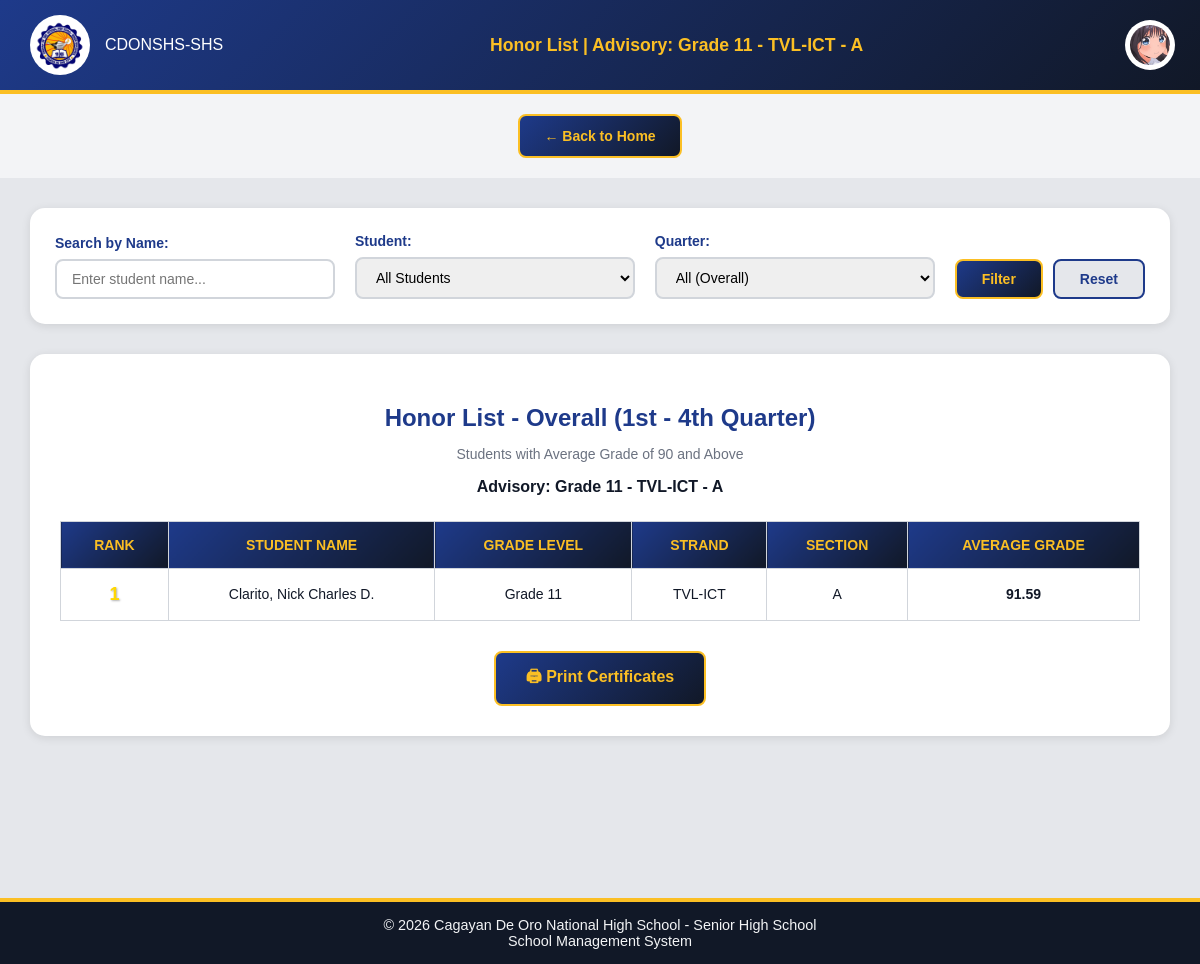
Before: /Website_Files/Teacher_Files/honor_list.php (signed in) with the older database file.
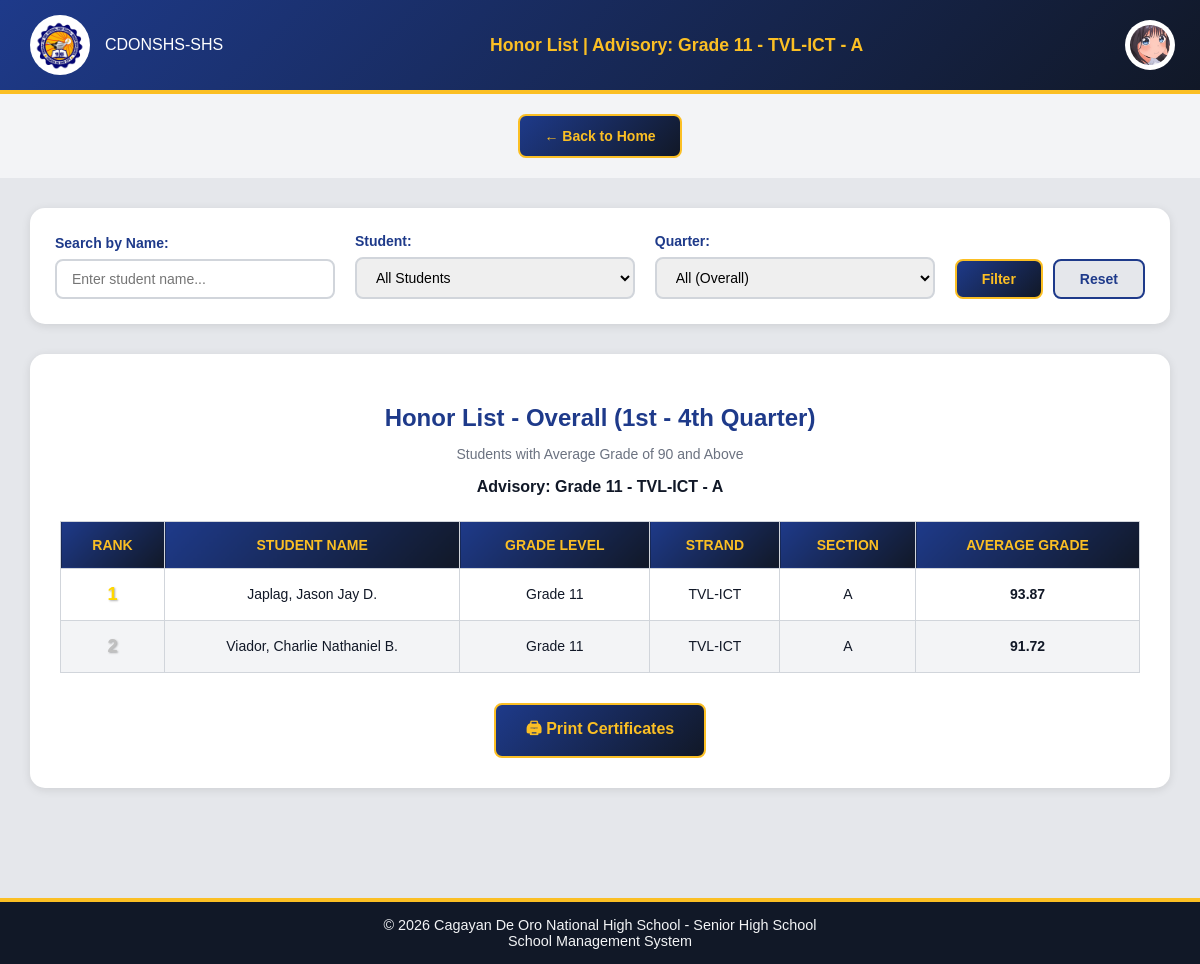
After: the same page with the newer database file.
### tables this page shows
CREATE TABLE `students` (
  `student_id` int(11) NOT NULL,
  `user_id` int(11) NOT NULL,
  `application_id` int(11) NOT NULL,
  `school_id` int(11) NOT NULL,
  `enrollment_status` enum('Active','Inactive','Graduated','Transferred') DEFAULT 'Active',
  `date_enrolled` date NOT NULL DEFAULT curdate(),
  `enlistment_status` enum('Not Enlisted','Pending','Enlisted','Rejected','Promoted') DEFAULT 'Not Enlisted',
  `school_year` varchar(9) DEFAULT NULL
);

CREATE TABLE `student_applications` (
  `application_id` int(11) NOT NULL,
  `first_name` varchar(100) NOT NULL,
  `last_name` varchar(100) NOT NULL,
  `middle_name` varchar(100) DEFAULT NULL,
  `extension_name` varchar(20) DEFAULT NULL,
  `lrn` varchar(12) NOT NULL,
  `date_of_birth` date NOT NULL,
  `gender` enum('male','female','other') NOT NULL,
  `civil_status` enum('single','married','divorced','widowed') NOT NULL,
  `house_number_street` varchar(255) NOT NULL,
  `barangay` varchar(100) NOT NULL,
  `city_municipality` varchar(100) NOT NULL,
  `province` varchar(100) NOT NULL,
  `contact_number` varchar(20) NOT NULL,
  `email` varchar(150) NOT NULL,
  `facebook_profile` varchar(255) DEFAULT NULL,
  `current_school` varchar(255) NOT NULL,
  `school_classification` enum('public','private') NOT NULL,
  `enrollment_type` enum('New','Transferee','Balik-Eskwela') NOT NULL DEFAULT 'New',
  `year_graduated` year(4) NOT NULL,
  `father_guardian_name` varchar(150) NOT NULL,
  `father_guardian_contact` varchar(20) NOT NULL,
  `mother_guardian_name` varchar(150) NOT NULL,
  `mother_guardian_contact` varchar(20) NOT NULL,
  `psa_birth_certificate` varchar(255) DEFAULT NULL,
  `form_138` varchar(255) DEFAULT NULL,
  `student_id_copy` varchar(255) DEFAULT NULL,
  `application_status` enum('Pending','Approved','Rejected') DEFAULT 'Pending',
  `remarks` text DEFAULT NULL,
  `date_submitted` timestamp NOT NULL DEFAULT current_timestamp(),
  `profile_image` varchar(255) DEFAULT NULL
);

### Back_End_Files/PHP_Files/honor_list_backend.php (called while the page is built, shortened)
<?php
include "../../Back_End_Files/PHP_Files/get_teacher_advisory.php";
$filter_quarter = isset($_GET['quarter']) ? trim($_GET['quarter']) : 'all';
if (!empty($advisorySectionId)) {
    if ($filter_quarter === 'all' || $filter_quarter === '') {
        $avgQuery = "
            SELECT
                s.student_id,
                sa.first_name,
                sa.last_name,
                sa.middle_name,
                ss.grade_level,
                st.strand_name,
                sec.section_name,
                AVG(ge.grade) as average_grade,
                COUNT(DISTINCT ge.quarter) as quarters_count,
                (SELECT COUNT(*) FROM student_subjects ss2 WHERE ss2.student_id = s.student_id AND ss2.status = 'Enrolled') as total_subjects,
                COUNT(DISTINCT ge.entry_id) as total_grades
            FROM students s
            INNER JOIN student_strand ss ON s.student_id = ss.student_id
            INNER JOIN student_applications sa ON s.application_id = sa.application_id
            INNER JOIN strands st ON ss.strand_id = st.strand_id
            INNER JOIN section sec ON ss.section_id = sec.section_id
            INNER JOIN grade_entry ge ON s.student_id = ge.student_id AND ge.grade_status = 'Approved'
            WHERE ss.section_id = ? AND s.enrollment_status = 'Active'
        ";
        $params = [$advisorySectionId];
        $types = "i";
        $avgQuery .= " GROUP BY s.student_id HAVING AVG(ge.grade) >= 90 AND COUNT(DISTINCT ge.quarter) = 4 ORDER BY average_grade DESC";
    }
    $avgStmt = $connection->prepare($avgQuery);
    $avgStmt->bind_param($types, ...$params);
    $avgStmt->execute();
    $honorList = $avgStmt->get_result()->fetch_all(MYSQLI_ASSOC);
}
switch ($filter_quarter) {
    default: $quarterLabel = 'Overall (1st - 4th Quarter)'; break;
}
?>

### Back_End_Files/PHP_Files/get_teacher_advisory.php (called while the page is built, shortened)
<?php
include "../../DB_Connection/Connection.php";
$getTeacher = $connection->prepare("
    SELECT t.teacher_id
    FROM teachers t
    WHERE t.school_id = ?
");
$getTeacher->bind_param("i", $_SESSION['school_id']);
$getTeacher->execute();
$teacherResult = $getTeacher->get_result()->fetch_assoc();
if ($teacherResult) {
    $teacher_id = $teacherResult['teacher_id'];
    $getAdvisory = $connection->prepare("
        SELECT
            ta.grade_level,
            ta.strand_id,
            ta.section_id,
            s.strand_name,
            sec.section_name
        FROM teacher_advisory ta
        JOIN strands s ON ta.strand_id = s.strand_id
        JOIN section sec ON ta.section_id = sec.section_id
        WHERE ta.teacher_id = ?
        LIMIT 1
    ");
    $getAdvisory->bind_param("i", $teacher_id);
    $getAdvisory->execute();
    $advisory = $getAdvisory->get_result()->fetch_assoc();
    if ($advisory) {
        $advisorySectionId = $advisory['section_id'];
    }
}
?>

### Website_Files/Teacher_Files/honor_list.php (the view, shortened to what the changed rows need)
<?php
include "../../DB_Connection/Connection.php";
include "../../Back_End_Files/PHP_Files/honor_list_backend.php";
?>
<!DOCTYPE html>
<html lang="en">
<head>
    <link rel="stylesheet" href="../../Design/main_design.css">
    <link rel="stylesheet" href="../../Design/profile_dropdown.css">
    <link rel="stylesheet" href="../../Design/dashboard_design.css">
    <link rel="stylesheet" href="../../Design/teacher/honor_list_design.css">
</head>
<body>
    <div class="honor-list-container">
        <div class="honor-table-section" id="printArea">
            <div class="table-header">
                <h2>Honor List - <?php echo htmlspecialchars($quarterLabel); ?></h2>
            </div>
            <?php if (empty($honorList)): ?>
                <div class="no-results">
                    <p>No students found with honor grades (90 and above) for the selected criteria.</p>
                </div>
            <?php else: ?>
                <table class="honor-table">
                    <thead>
                        <tr>
                            <th>Rank</th>
                            <th>Student Name</th>
                            <th>Grade Level</th>
                            <th>Strand</th>
                            <th>Section</th>
                            <th>Average Grade</th>
                        </tr>
                    </thead>
                    <tbody>
                        <?php
                        $rank = 1;
                        foreach ($honorList as $student):
                            $fullName = $student['last_name'] . ', ' . $student['first_name'];
                            if (!empty($student['middle_name'])) {
                                $fullName .= ' ' . substr($student['middle_name'], 0, 1) . '.';
                            }
                        ?>
                            <tr>
                                <td><?php echo $rank++; ?></td>
                                <td><?php echo htmlspecialchars($fullName); ?></td>
                                <td>Grade <?php echo htmlspecialchars($student['grade_level']); ?></td>
                                <td><?php echo htmlspecialchars($student['strand_name']); ?></td>
                                <td><?php echo htmlspecialchars($student['section_name']); ?></td>
                                <td class="grade-cell"><?php echo number_format($student['average_grade'], 2); ?></td>
                            </tr>
                        <?php endforeach; ?>
                    </tbody>
                </table>
            <?php endif; ?>
        </div>
    </div>
</body>
</html>

Changed rows visible on the page:
no longer on this page (row edited): students: application.middle_name "Clarito, Nick Charles D.", grade_level "11", strand_name "TVL-ICT", section_name "A", average_grade "91.59"
added students: application.middle_name "Japlag, Jason Jay D.", grade_level "11", strand_name "TVL-ICT", section_name "A", average_grade "93.87"
added students: application.middle_name "Viador, Charlie Nathaniel B.", grade_level "11", strand_name "TVL-ICT", section_name "A", average_grade "91.72"
